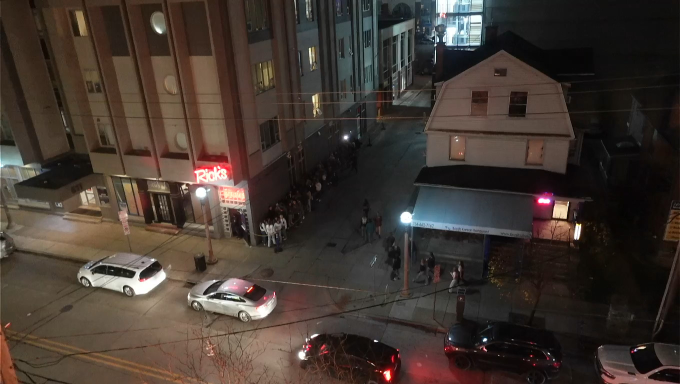
#> input picture data/ricks-frame.jpg, 1360 x 768 px, given in place of ricks-stream.ts, which was not available (shown at 1/2 size)
$ python plot_estimated_data.py
#> lines starting #> are read from the running program, lines starting #| are printed output that depends on the picture; pictures that were not available may be replaced by others from this repository, and a replacement may not be noted
import cv2
import numpy as np
import matplotlib.pyplot as plt

def detect_non_white_regions(image, queue_box, kernel_size_close=15):
    # Create mask for polygon
    mask = np.zeros_like(image[:, :, 0])
    cv2.fillPoly(mask, [np.array(queue_box, dtype=np.int32)], 255)
    masked_image = cv2.bitwise_and(image, image, mask=mask)

    # Threshold non-white pixels
    non_white_mask = cv2.inRange(masked_image, (0, 0, 0), (200, 200, 200))
    kernel = cv2.getStructuringElement(cv2.MORPH_RECT, (kernel_size_close, kernel_size_close))
    morphed = cv2.morphologyEx(non_white_mask, cv2.MORPH_CLOSE, kernel)

    # Calculate fullness percentage
    poly_mask = np.zeros_like(morphed)
    cv2.fillPoly(poly_mask, [np.array(queue_box, dtype=np.int32)], 255)

    # Count pixels inside polygon
    inside_polygon = poly_mask == 255
    total_pixels = np.count_nonzero(inside_polygon)
    # Black pixels in morphed mask are where morphed > 0
    filled_pixels = np.count_nonzero((morphed > 0) & inside_polygon)

    # Compute fullness percentage
    if total_pixels > 0:
        fullness_percentage = (filled_pixels / total_pixels) * 100.0
    else:
        fullness_percentage = 0.0

    return fullness_percentage

def process_image(image):
    # Apply basic image enhancement
    alpha_scaled = 10.0  # alpha/10.0
    beta = 37
    enhanced_img = cv2.convertScaleAbs(image, alpha=alpha_scaled, beta=beta)

    # Apply basic blur
    blur_size = 5
    blurred = cv2.GaussianBlur(enhanced_img, (blur_size, blur_size), 0)

    # Apply morphological operation
    kernel_size = 21
    kernel = cv2.getStructuringElement(cv2.MORPH_RECT, (kernel_size, kernel_size))
    processed = cv2.morphologyEx(blurred, cv2.MORPH_OPEN, kernel)

    return processed

def main():
    # Video path
    video_path = "../data/ricks-stream.ts"  # Adjust path as needed
    cap = cv2.VideoCapture(video_path)

    if not cap.isOpened():
        print("Error: Could not open video file")
        return

    # Video properties
    fps = cap.get(cv2.CAP_PROP_FPS)
    total_frames = int(cap.get(cv2.CAP_PROP_FRAME_COUNT))

    # Queue box coordinates from original script
    queue_box = [(535, 498), (481, 493), (828, 155), (857, 152)]

    # Store results
    minutes = []
    fullness_values = []

    # Process one frame per minute
    frames_per_minute = int(fps * 60)

    for minute in range(31):  # 0 to 30 minutes
        frame_number = minute * frames_per_minute

        if frame_number >= total_frames:
            break

        # Skip minutes 27 and 28 as specified
        if minute in [27, 28]:
            continue

        # Read and process frame
        cap.set(cv2.CAP_PROP_POS_FRAMES, frame_number)
        ret, frame = cap.read()

        if not ret:
            print(f"Error reading frame at minute {minute}")
            continue

        processed_frame = process_image(frame)
        fullness = detect_non_white_regions(processed_frame, queue_box)

        minutes.append(minute)
        fullness_values.append(fullness)

        print(f"Minute {minute}: {fullness:.2f}%")
#> this loop made 2 passes
#> (filled_pixels in detect_non_white_regions, fullness_percentage in detect_non_white_regions, fullness) on pass 1: (6822, 45.74, 45.74)
#| Minute 0: 45.74%
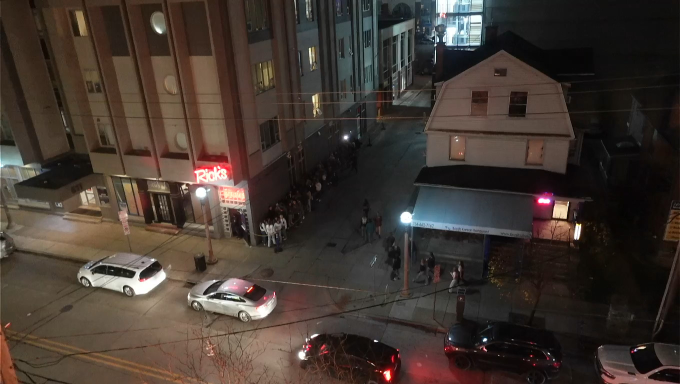
#> input picture data/ricks-frame.jpg, 1360 x 768 px, given in place of ricks-stream.ts, which was not available (shown at 1/2 size)
#> pass 1, in process_image, `enhanced_img = cv2.convertScaleAbs(image, alpha=alpha_scaled, beta=beta)`:
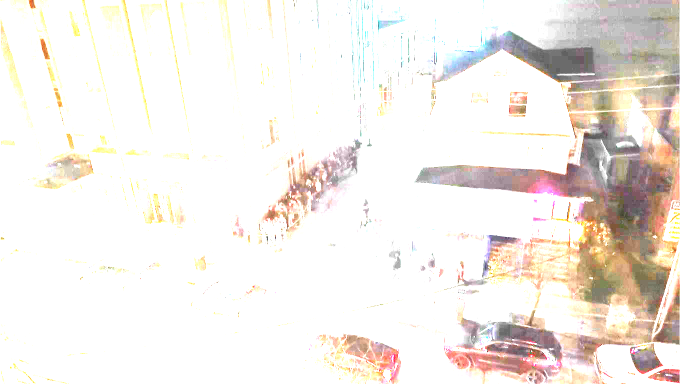
#> enhanced_img: shape (768, 1360, 3) (shown at 1/2 size); mean B, G, R 230.8, 236.2, 242.1
#> pass 1, in process_image, `processed = cv2.morphologyEx(blurred, cv2.MORPH_OPEN, kernel)`:
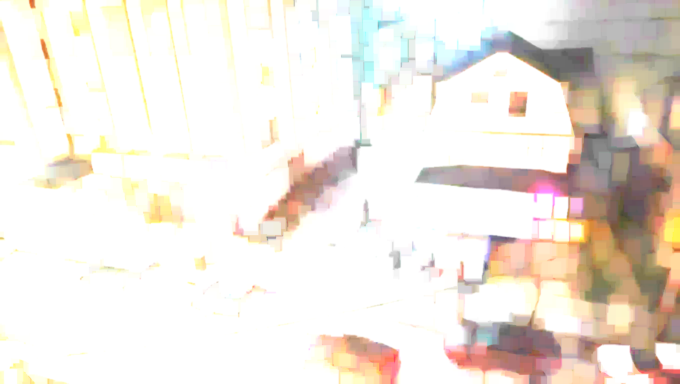
#> processed: shape (768, 1360, 3) (shown at 1/2 size); mean B, G, R 223.2, 231, 238.5
#> pass 1, in detect_non_white_regions, `masked_image = cv2.bitwise_and(image, image, mask=mask)`:
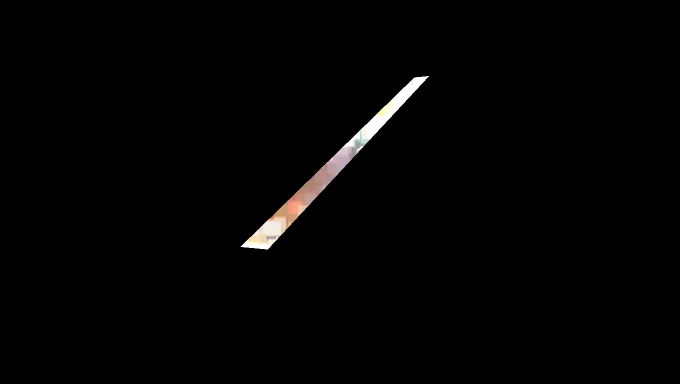
#> masked_image: shape (768, 1360, 3) (shown at 1/2 size); mean B, G, R 2.7, 2.9, 3.2
#> frame is the input picture: shape (768, 1360, 3); mean B, G, R 48.6, 55.7, 66.3
#> after the loop, fullness_values = [45.74]; minutes = [0]

    cap.release()

    # Create the plot
    plt.figure(figsize=(12, 6))
    plt.plot(minutes, fullness_values, 'b-o', linewidth=2, markersize=6)
    plt.grid(True, linestyle='--', alpha=0.7)

    # Customize the plot
    plt.title('Rick\'s Line Length Over Time (Estimated)', fontsize=14, pad=15)
    plt.xlabel('Time (minutes)', fontsize=12)
    plt.ylabel('Fullness Percentage (%)', fontsize=12)

    # Set y-axis limits from 0 to 100%
    plt.ylim(0, 100)

    # Add minor gridlines
    plt.grid(True, which='minor', linestyle=':', alpha=0.4)
    plt.minorticks_on()

    # Show the plot
    plt.tight_layout()
    plt.show()
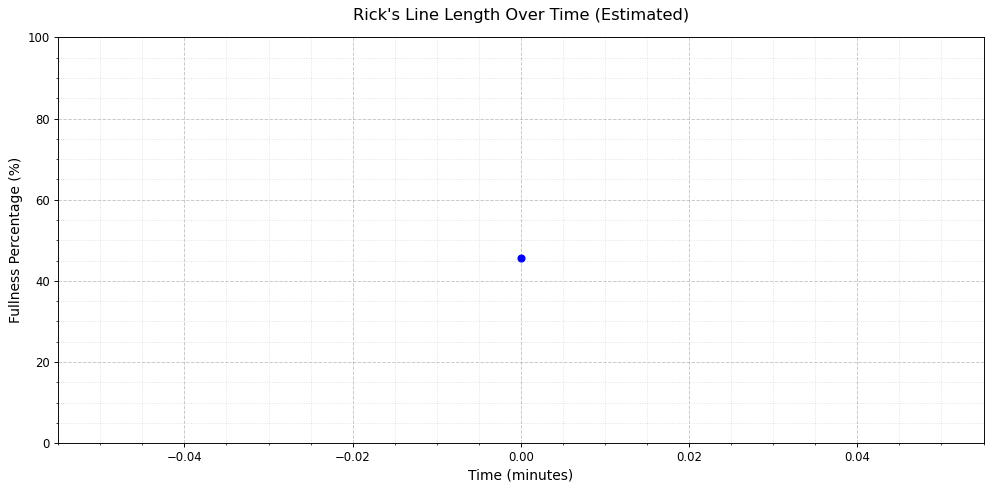
#> figure drawn by matplotlib, 1 panel

if __name__ == "__main__":
    main()
